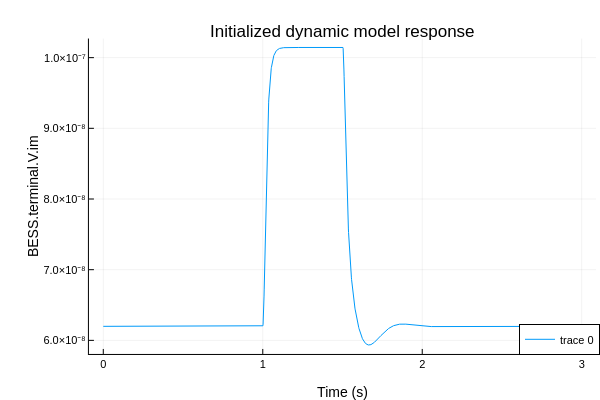

Notebook code for this chart:
### Code cell
# Cell 6: Plot the initialized dynamic model
initialized_df = DataFrame(CSV.File(initialized_resultfile))

plotlyjs()
p = plot(initialized_df[!, "time"], initialized_df[!, PLOT_VARIABLE], label = [PLOT_VARIABLE])
plot!(p, legend = :bottomright, titlefontsize = 12, labelfontsize = 10)
title!(p, "Initialized dynamic model response")
xlabel!(p, "Time (s)")
ylabel!(p, PLOT_VARIABLE)

### Figure 1 — Plotly figure (JSON) as saved in the notebook; plotly's stock layout.template omitted (floating-point values rounded to 4 significant figures; data arrays with more than 128 entries replaced by an {"elided": "..."} marker saying what was removed)
{"data": [{"colorbar": {"len": 0.8761, "title": "", "x": 0.9934, "y": 0.5104}, "legendgroup": ["BESS.terminal.V.im"], "line": {"color": "rgba(0, 154, 250, 1.000)", "dash": "solid", "shape": "linear", "width": 1}, "mode": "lines", "name": ["BESS.terminal.V.im"], "showlegend": true, "type": "scatter", "x": {"elided": "3006 float values"}, "xaxis": "x", "y": {"elided": "3006 float values"}, "yaxis": "y"}], "layout": {"annotations": [{"font": {"color": "rgba(0, 0, 0, 1.000)", "family": "sans-serif", "size": 17}, "rotation": 0, "showarrow": false, "text": "Initialized dynamic model response", "x": 0.5708, "xanchor": "center", "xref": "paper", "y": 1, "yanchor": "top", "yref": "paper"}], "height": 400, "legend": {"bgcolor": "rgba(255, 255, 255, 1.000)", "bordercolor": "rgba(0, 0, 0, 1.000)", "borderwidth": 1, "font": {"color": "rgba(0, 0, 0, 1.000)", "family": "sans-serif", "size": 11}, "title": {"font": {"color": "rgba(0, 0, 0, 1.000)", "family": "sans-serif", "size": 15}, "text": ""}, "tracegroupgap": 0, "traceorder": "normal", "x": 1, "xanchor": "right", "y": 0.07, "yanchor": "bottom"}, "margin": {"b": 20, "l": 0, "r": 0, "t": 20}, "paper_bgcolor": "rgba(255, 255, 255, 1.000)", "plot_bgcolor": "rgba(255, 255, 255, 1.000)", "showlegend": true, "width": 600, "xaxis": {"anchor": "y", "domain": [0.1482, 0.9934], "gridcolor": "rgba(0, 0, 0, 0.100)", "gridwidth": 0.5, "linecolor": "rgba(0, 0, 0, 1.000)", "mirror": false, "range": [-0.09, 3.09], "showgrid": true, "showline": true, "showticklabels": true, "tickangle": 0, "tickcolor": "rgb(0, 0, 0)", "tickfont": {"color": "rgba(0, 0, 0, 1.000)", "family": "sans-serif", "size": 11}, "tickmode": "array", "ticks": "inside", "ticktext": ["0", "1", "2", "3"], "tickvals": [0, 1, 2, 3], "title": "Time (s)", "titlefont": {"color": "rgba(0, 0, 0, 1.000)", "family": "sans-serif", "size": 14}, "type": "-", "visible": true, "zeroline": false, "zerolinecolor": "rgba(0, 0, 0, 1.000)"}, "yaxis": {"anchor": "x", "domain": [0.07234, 0.9485], "gridcolor": "rgba(0, 0, 0, 0.100)", "gridwidth": 0.5, "linecolor": "rgba(0, 0, 0, 1.000)", "mirror": false, "range": [5.808e-08, 1.027e-07], "showgrid": true, "showline": true, "showticklabels": true, "tickangle": 0, "tickcolor": "rgb(0, 0, 0)", "tickfont": {"color": "rgba(0, 0, 0, 1.000)", "family": "sans-serif", "size": 11}, "tickmode": "array", "ticks": "inside", "ticktext": ["6.0×10⁻⁸", "7.0×10⁻⁸", "8.0×10⁻⁸", "9.0×10⁻⁸", "1.0×10⁻⁷"], "tickvals": [6e-08, 7e-08, 8e-08, 9e-08, 1e-07], "title": "BESS.terminal.V.im", "titlefont": {"color": "rgba(0, 0, 0, 1.000)", "family": "sans-serif", "size": 14}, "type": "-", "visible": true, "zeroline": false, "zerolinecolor": "rgba(0, 0, 0, 1.000)"}}}
